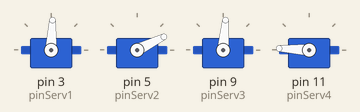
Simulated run of this sketch. Board: Arduino Uno, built with avr-gcc and run on an emulated ATmega328P. Shown: 4 × servo.

Above: at 0.05 s.
At 3.0 s:
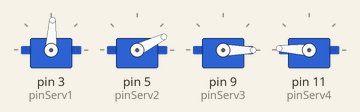
At 6.0 s:
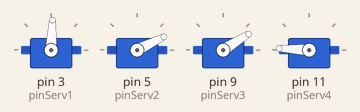
Timing chart, 0 to 7.8 s (numbered marks = the images above):
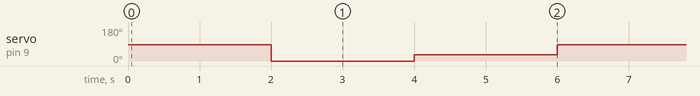

The sketch:

braco_robotico2.ino
```cpp
#include <Servo.h>

// define pinos dos servos
#define pinServ1 3
#define pinServ2 5
#define pinServ3 9
#define pinServ4 11

// nomeia os servos
Servo serv1,serv2,serv3,serv4;

// cria as variavies dos angulos de cada motor
int motor1,motor2,motor3,motor4;

void setup() {
  // atribui pinos dos servos
  serv1.attach(pinServ1);
  serv2.attach(pinServ2);
  serv3.attach(pinServ3);
  serv4.attach(pinServ4);
}

void loop(){

  // leitura dos potenciometros
  motor1 = map(500,0,1023,0,180);
  motor2 = map(150,0,1023,0,180);
  motor3 = map(0,0,1023,85,180);
  motor4 = map(7000,0,1023,20,43);
  serv1.write(motor1);
  serv2.write(motor2);
  serv3.write(motor3);
  serv4.write(motor4);
  delay(2000);
  motor3 = map(-1000,0,1023,0,180);
  serv3.write(motor3);
  delay(2000);
  motor3 = map(5000,0,1023,0,180);
  serv3.write(motor3);
  delay(2000);
}
```

Measured:
- by itself, servo on pin 9 (pinServ3): repeats every 6.0 s: 32° 2.0 s, 85° 2.0 s, 0° 2.0 s
